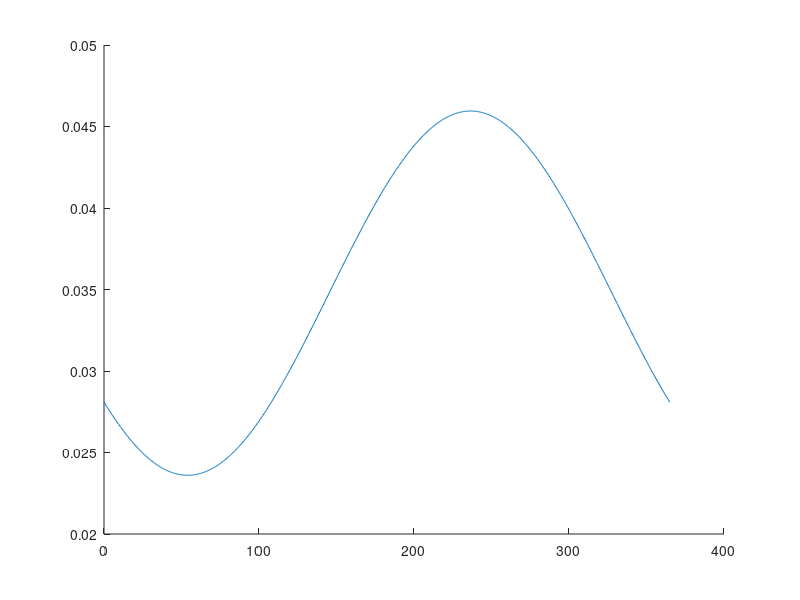

Source code (MATLAB): (Note: this script raises an error after producing the figure.)
t=linspace(0,365,1e3);
T=2*sin(2*t.*pi/365 - 2.5)+16.225;
rho_L= (T-10)/179;
plot(t,rho_L, linewidth=3.0, color='#80B3FF')
xlabel('t (days)')
ylabel('\rho_L')
